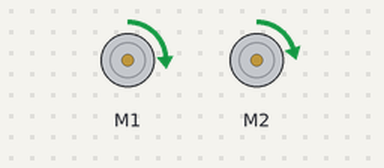
The sketch below on a simulated Arduino Leonardo, built with avr-gcc and run on an emulated ATmega32U4. Parts: 2 × DC motor (green arrow = forward, orange = backward, longer = faster). What the sketch prints to the serial monitor is not drawn.

Above: at 0.2 s.
Timing chart, 0 to 1.7 s (numbered marks = the images above):
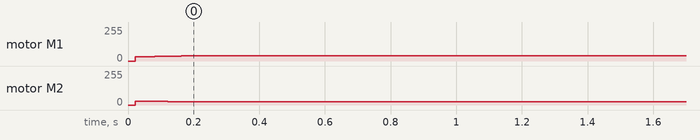

Measured:
- by itself, motor M1: stopped → forward 38/255 at 0.02 s
- by itself, motor M2: stopped → forward 24/255 at 0.02 s

The sketch:

The_Last_Straw.ino
```cpp
/*
Robotics, Lab 4
The Artificers
Andrew Scibelli, Steve Boucher Margarite
Due: 4-12-24 11:55PM

slowing down fucntion
if statment current time  greater every 20 milliseconds I check to see encoders
set timer on each function?

*/

#include <Pololu3piPlus32U4.h>
#include <Servo.h>
#include <time.h>

using namespace Pololu3piPlus32U4;
Encoders encoders;
Buzzer buzzer;
Motors motors;

//-------------------------VARS---------------------------
float currTheta = 3.14/2;
float x = 0;
float y = 0;
float prevDt = 0;

//check encoders
unsigned long currentMillis;
unsigned long prevMillis;
const unsigned long ENCODER_PERIOD = 10;
const unsigned long CALC_PERIOD = 10;
const unsigned long CHECK_PERIOD = 10;
const unsigned long MOVE_PERIOD = 10;


long countsLeft = 0;
long countsRight = 0;
long prevLeft = 0;
long prevRight = 0;

const int CLICKS_PER_ROTATION = 12;
const float GEAR_RATIO = 75.81F;
const float WHEEL_DIAMETER = 3.2;
const float WHEEL_CIRCUMFERENCE = 10.531;

float Sl = 0.0F;
float Sr = 0.0F;

//speeds
int MAX_SPEED = 400;
float MIN_SPEED = -75;
float BASE_SPEED = 50;

float rightSpeed = 0;
float leftSpeed = 0;

//PID
const double KP = .8; // Adjust kp for quicker response
const double KI = 0;  // Reduce ki for less integration
const double KD = 0;  // Increase kd for faster damping

//GOALS
const int NUMBER_OF_GOALS = 4;
float xGoals[NUMBER_OF_GOALS] = { 60, 0, -90, 0};
float yGoals[NUMBER_OF_GOALS] = { 30, -50, 0, 0};

int goalnum = 0;
float targetX = xGoals[goalnum];
float targetY = yGoals[goalnum];
float targetTheta = 0;//starts at 0 regardless
float targetDistance = 100000000000000000000000;

const float WHEEL_DIS = 8.5;//possibly 8.2

//deltas

float dS = 0;
float dT = 0;
float dX = 0;
float dY = 0;

//

float pidResult = 0;

//end
bool end = false;
const int margin_of_error = 5.0;


//-------------------------LOOP---------------------------
void setup() {
 Serial.begin(57600);

}

void loop() {
  if (!end) {
    checkEncoders();  //checks the distance
    calculatepos(); //
    Move(pidcalc());
    checkTarget();
    PRINT();
  }  //if
}  //loop

//-------------------------MOVE---------------------------

void Move(float piddiff) {
  currentMillis = millis();
  if (currentMillis - prevMillis >= MOVE_PERIOD) {
  //slowing down, but not slower than min speed
  if (targetDistance < 10)
    {
      MAX_SPEED = constrain (MAX_SPEED/2, MIN_SPEED, 400);
    }//i

  //rightSpeed = rightSpeed - piddiff;
  //leftSpeed = leftSpeed + piddiff;
  rightSpeed = constrain(rightSpeed + piddiff, MIN_SPEED, MAX_SPEED);
  leftSpeed = constrain(leftSpeed - piddiff, MIN_SPEED, MAX_SPEED);
  motors.setSpeeds(leftSpeed + BASE_SPEED, rightSpeed + BASE_SPEED);
  prevMillis = currentMillis;
  }//timer
}  //move


//-------------------------MATH---------------------------

void calculatepos() {
  currentMillis = millis();
  if (currentMillis - prevMillis >= CALC_PERIOD) {
  x += dX;
  y += dY;

  float xdiff = targetX - x;
  float ydiff = targetY - y;

  dS = (Sr + Sl) / 2;
  dT = (Sr - Sl) / WHEEL_DIS;
  /*
  if (prevDt != dT){
    currTheta += dT;
  }
  */
  currTheta += dT;
  if (currTheta > 2 * PI) {
    currTheta -= 2 * PI;
  } else if (currTheta < 0) {
    currTheta += 2 * PI;
  }
  //the first dT in these may need to be current theta, but IDK
  dX = (dS * cos(currTheta + (dT / 2.0)));  //should be cos
  dY = dS * sin(currTheta + (dT / 2.0));         // should be sin

  // Calculate the difference between current position and target position in x and y directions
  targetDistance = sqrt(xdiff * xdiff + ydiff * ydiff);

  targetTheta = atan2((ydiff / targetDistance), (xdiff/ targetDistance));
  prevMillis = currentMillis;
  }//timer
}  //calculate pos

//-------------------------PID---------------------------
float pidcalc() {
  currentMillis = millis();
  if (currentMillis - prevMillis >= CALC_PERIOD) {


  double kiTotal = 0.0;
  double previousError = 0.0;
  double error = targetTheta - currTheta;
  //Kp get the proportional correction
  double proportional = KP * error;
  //Ki get intergral correction
  kiTotal += error;
  double integral = KI * kiTotal;
  //Kd derivative
  float derivative = KD * (error - previousError);
  previousError = error;
  //sum
  pidResult = proportional + integral + derivative;
  //pidResult = constrain(pidResult, -3.14, 3.14);
  //apply the sum to the motors, one will be +pidSUm, the other -pidSum
  return pidResult;
  prevMillis = currentMillis;
  }//timer
}  //PID

//-------------------------CHECK---------------------------

void checkTarget() {
  currentMillis = millis();
  if (currentMillis - prevMillis >= CHECK_PERIOD) {

  //we can just (theorically) check if the distance is within -2 - 2
  if (targetRange()) {
    motors.setSpeeds(0, 0);
    buzzer.play("c32");
    delay(100);
    buzzer.play("e32");
    delay(100);
    buzzer.play("g32");
    delay(1000);
   // Serial.print("--------------------------CHECKPOINT #");
    //Serial.print(goalnum + 1);
    //Serial.println("--------------------------");
    goalnum++;
    //reassing
    targetX = xGoals[goalnum];
    targetY = yGoals[goalnum];
    MAX_SPEED = 200;
  }  //if

  if (goalnum > (NUMBER_OF_GOALS - 1)) {
    buzzer.play("c32");
    delay(400);
    buzzer.play("e32");
    delay(400);
    buzzer.play("g32");
    delay(600);
    buzzer.play("d32");
    delay(600);
    buzzer.play("c33");
    delay(800);
    Serial.println("--------------------------DONE---------------------------");
    end = true;
  }  //if
  prevMillis = currentMillis;
  }//timer
}  //check target


bool targetRange() {
   currentMillis = millis();
  if (currentMillis - prevMillis >= CHECK_PERIOD) {

  if (0 - margin_of_error <= targetDistance && targetDistance <= 0 + margin_of_error) {
    return true;
  }
  else {
  return false;
  }
  prevMillis = currentMillis;
  }//timer
}//targetRange

//-------------------------ENCODERS---------------------------

void checkEncoders() {
  currentMillis = millis();
  if (currentMillis - prevMillis >= ENCODER_PERIOD) {
    countsLeft += encoders.getCountsAndResetLeft();
    countsRight += encoders.getCountsAndResetRight();

    // Calculate the distance traveled based on the encoder counts
    Sl = (((countsLeft - prevLeft) / (CLICKS_PER_ROTATION * GEAR_RATIO) * WHEEL_CIRCUMFERENCE));
    Sr = (((countsRight - prevRight) / (CLICKS_PER_ROTATION * GEAR_RATIO) * WHEEL_CIRCUMFERENCE));
    prevDt = dT;

    /*
    // Update the values of Sl and Sr
    Sl += distanceLeft;
    Sr += distanceRight;
  */
    // Update the previous counts
    prevLeft = countsLeft;
    prevRight = countsRight;
    prevMillis = currentMillis;
  }//timer
}//encoders

//--------------------------PRINT-----------------------------

void PRINT() {
  currentMillis = millis();
  if (currentMillis - prevMillis >= ENCODER_PERIOD) {
    Serial.print("|CurrTheta: ");
    Serial.print(currTheta);
    Serial.print("|TargetANGLE: ");
    Serial.print(targetTheta);
  //Serial.print("|Lmes: ");
  //Serial.print(Sl);
  //Serial.print("|Rmes: ");
  //Serial.print(Sr);
    Serial.print("|Piddiff: ");
  Serial.print(pidResult);
  Serial.print("|distnace: ");
  Serial.print(targetDistance);
  Serial.print("|LSpeed: ");
  Serial.print(leftSpeed);
  Serial.print("|RSpeed: ");
  Serial.print(rightSpeed);
   Serial.print("|dT: ");
  Serial.print(dT);
  Serial.print("|dX: ");
  Serial.print(dX);
  Serial.print("|dY: ");
  Serial.print(dY);
  Serial.print("|Tarx: ");
  Serial.print(targetX);
  Serial.print("|targetY: ");
  Serial.print(targetY);
  Serial.print("|dS: ");
  Serial.print(dS);
  Serial.println("");
  prevMillis = currentMillis;
  }//timer

}  //print
```
